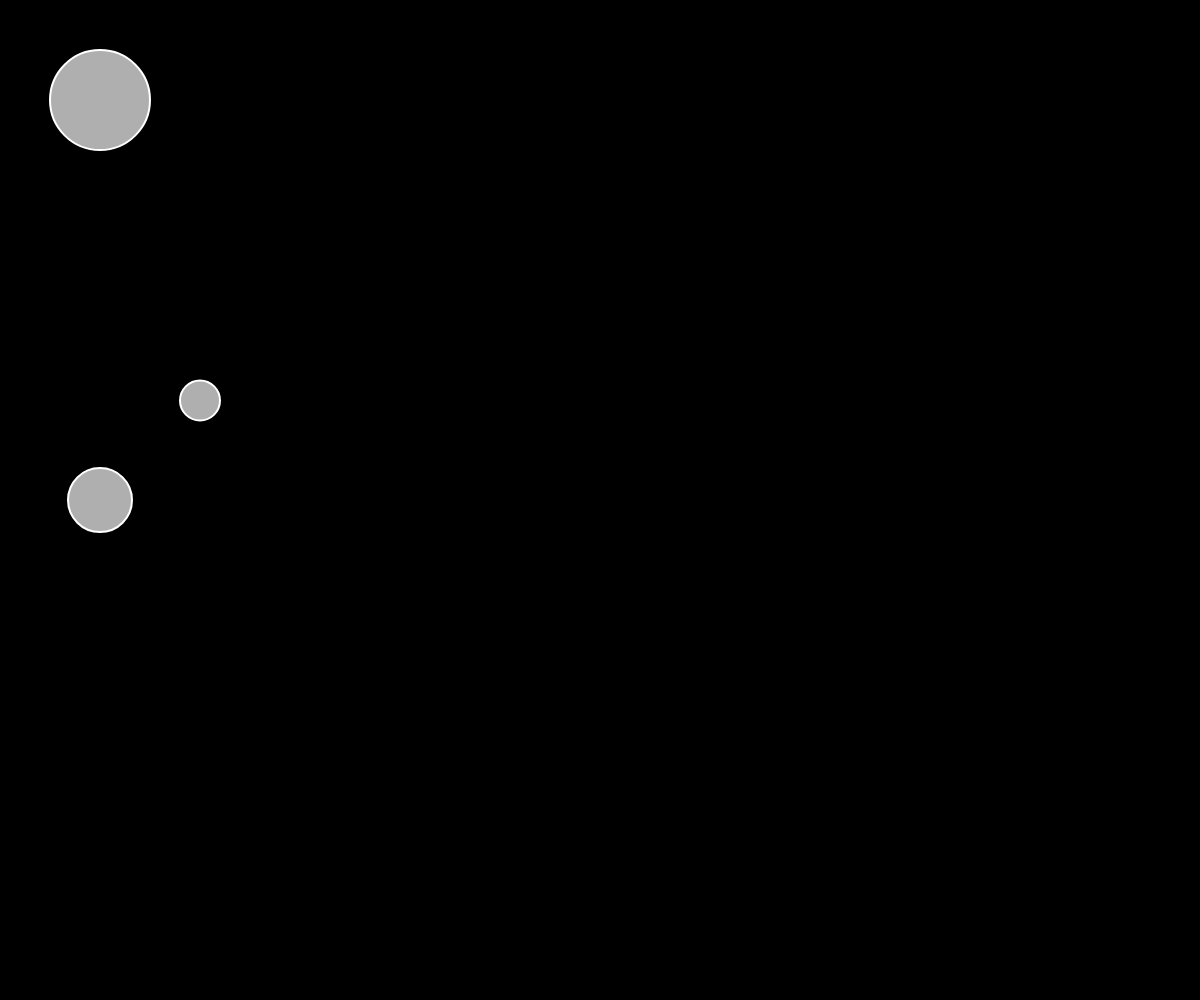
Frame 1 (no input)
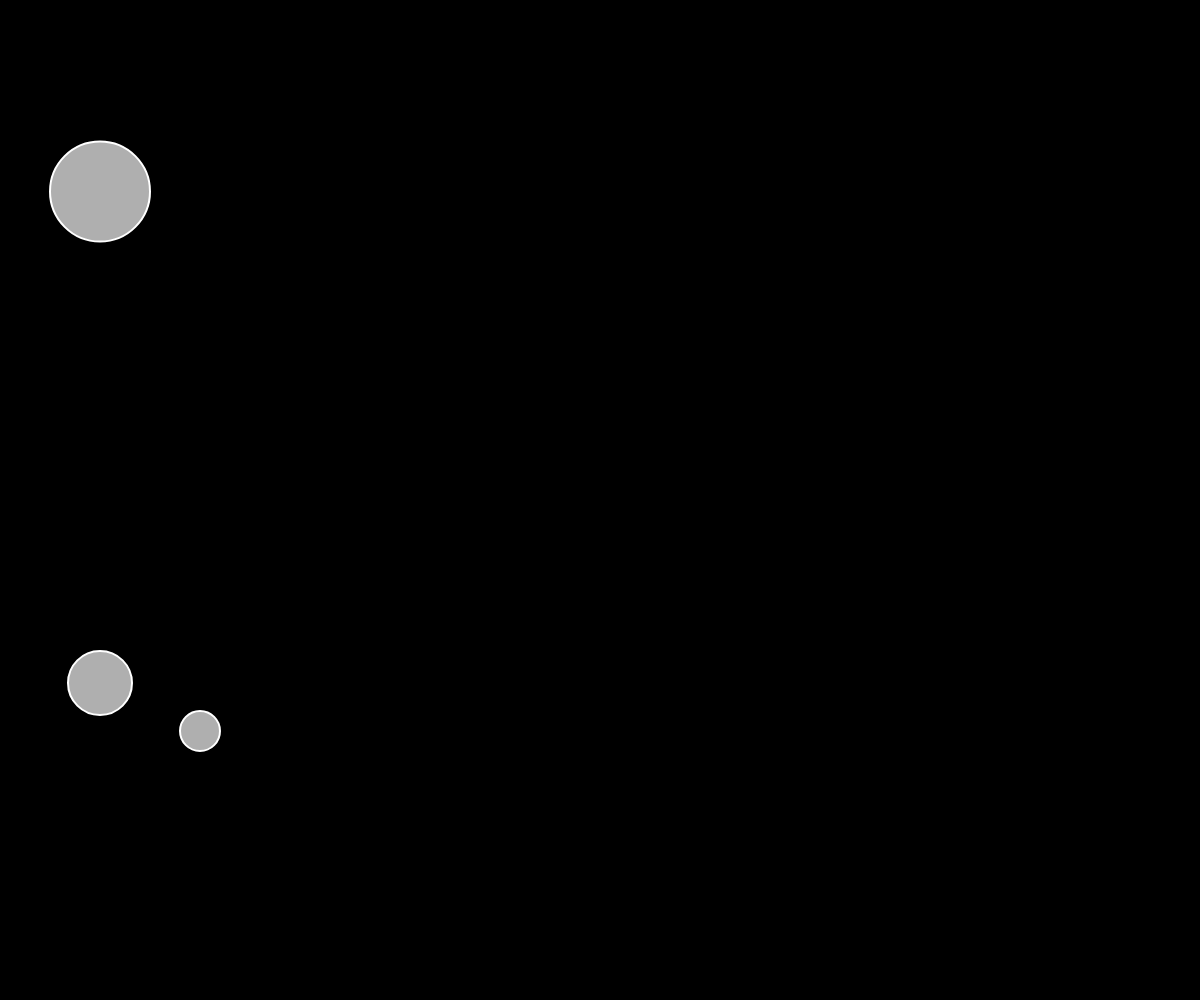
Frame 60 (no input)
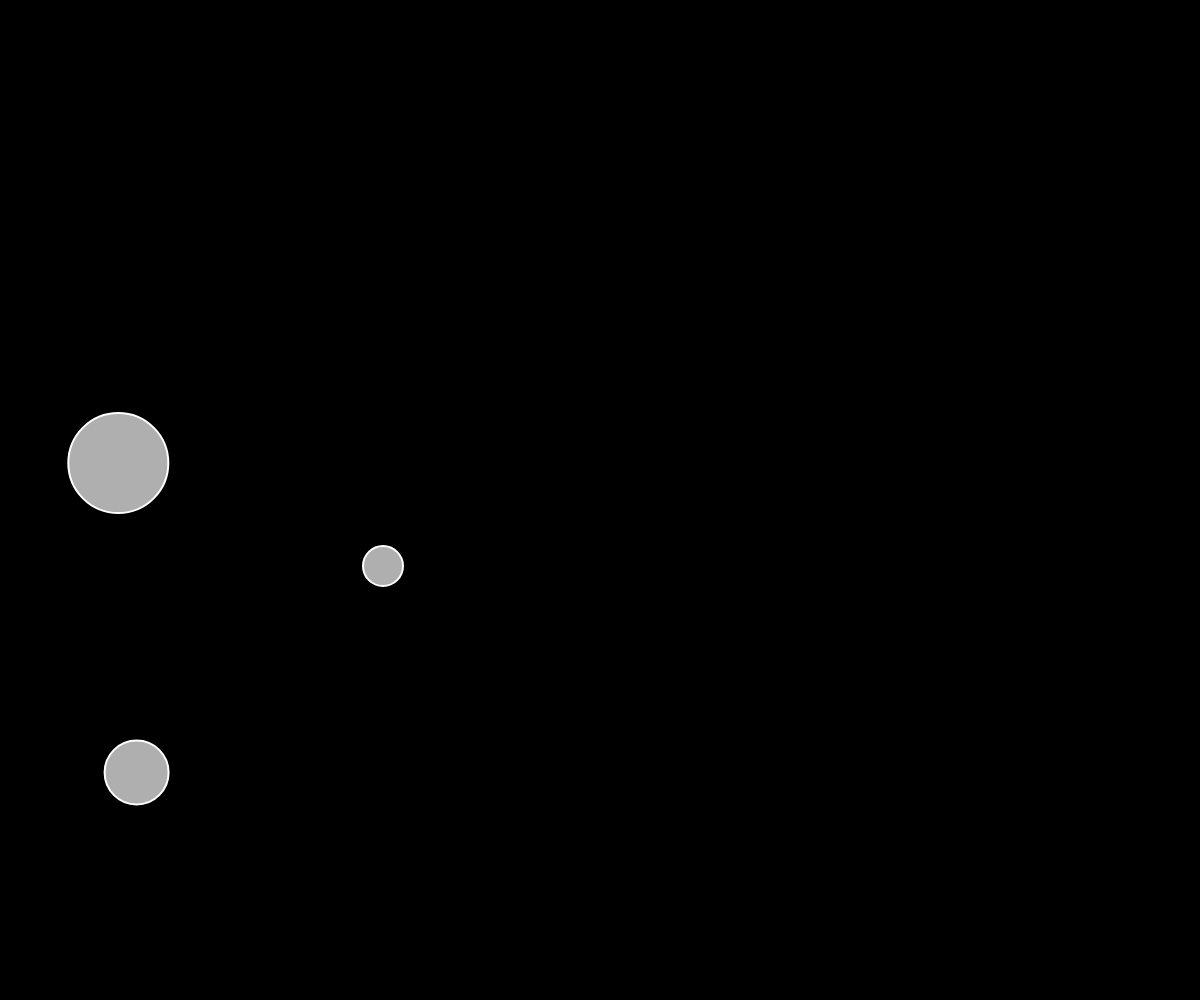
Frame 120 (the mouse pressed at the canvas centre since frame 60)

The p5.js sketch that drew these frames (run headless with seeded random() and noise() and a simulated clock; from frame 60 on, the mouse is pressed at the canvas centre):

// p5.js sketch
// ── sketch.js
let movers = [];

function setup() {
  createCanvas(windowWidth, windowHeight);
  movers[0] = new Mover(100, 100, 10, 100);
  movers[1] = new Mover(200, 400, 1, 40);
  movers[2] = new Mover(100, height / 2, 5, 64);
}

function draw() {
  background(0);

  for (let mover of movers) {
    let gravity = createVector(0, 0.5);
    mover.applyForce(gravity);

    if (mouseIsPressed) {
      let wind = createVector(0.1, 0);
      mover.applyForce(wind);
    }

    mover.update();
    mover.checkBorders();
    mover.show();
  }
}

// ── mover.js
class Mover {
  constructor(x, y, mass, r) {
    this.mass = mass;
    this.position = createVector(x, y);
    this.velocity = createVector(0, 0);
    this.acceleration = createVector(0, 0);
    this.r = r;
  }

  applyForce(force) {
    // On veut diviser par la masse F = m a
    // On utilise la méthode statique car on ne veut pas modifier directement la force
    let f = p5.Vector.div(force, this.mass);
    this.acceleration.add(f);
  }

  update() {
    this.velocity.add(this.acceleration);
    this.position.add(this.velocity);  // Mise à jour de la position de l'objet
    this.acceleration.mult(0);  // Réinitialisation de l'accélération à chaque frame
  }

  show() {
    stroke(255);
    strokeWeight(2);
    fill(175);
    circle(this.position.x, this.position.y, this.r);
  }

  checkBorders() {
    if (this.position.x + this.r / 2 > width) {
      this.position.x = width - this.r / 2;
      this.velocity.x *= -1;
    } else if (this.position.x - this.r / 2 < 0) {
      this.velocity.x *= -1;
      this.position.x = 0 + this.r / 2;
    }
    if (this.position.y + this.r / 2 > height) {
      this.velocity.y *= -1;
      this.position.y = height - this.r / 2;
    }
  }
}
